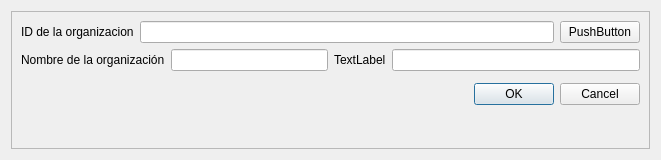
<?xml version="1.0" encoding="UTF-8"?>
<ui version="4.0">
 <class>Dialog</class>
 <widget class="QDialog" name="Dialog">
  <property name="geometry">
   <rect>
    <x>0</x>
    <y>0</y>
    <width>661</width>
    <height>160</height>
   </rect>
  </property>
  <property name="windowTitle">
   <string>Dialog</string>
  </property>
  <layout class="QVBoxLayout" name="verticalLayout">
   <item>
    <widget class="QFrame" name="frame">
     <property name="frameShape">
      <enum>QFrame::StyledPanel</enum>
     </property>
     <property name="frameShadow">
      <enum>QFrame::Raised</enum>
     </property>
     <layout class="QVBoxLayout" name="verticalLayout_2">
      <item>
       <layout class="QHBoxLayout" name="horizontalLayout">
        <item>
         <widget class="QLabel" name="label">
          <property name="text">
           <string>ID de la organizacion</string>
          </property>
         </widget>
        </item>
        <item>
         <widget class="QLineEdit" name="lnd_id_org"/>
        </item>
        <item>
         <widget class="QPushButton" name="pushButton">
          <property name="text">
           <string>PushButton</string>
          </property>
         </widget>
        </item>
       </layout>
      </item>
      <item>
       <layout class="QHBoxLayout" name="horizontalLayout_2">
        <item>
         <layout class="QFormLayout" name="formLayout">
          <item row="0" column="0">
           <widget class="QLabel" name="label_2">
            <property name="text">
             <string>Nombre de la organización</string>
            </property>
           </widget>
          </item>
          <item row="0" column="1">
           <widget class="QLineEdit" name="lnd_nom_org"/>
          </item>
         </layout>
        </item>
        <item>
         <layout class="QFormLayout" name="formLayout_2">
          <item row="0" column="0">
           <widget class="QLabel" name="label_3">
            <property name="text">
             <string>TextLabel</string>
            </property>
           </widget>
          </item>
          <item row="0" column="1">
           <widget class="QLineEdit" name="lineEdit"/>
          </item>
         </layout>
        </item>
       </layout>
      </item>
      <item>
       <widget class="QDialogButtonBox" name="buttonBox">
        <property name="orientation">
         <enum>Qt::Horizontal</enum>
        </property>
        <property name="standardButtons">
         <set>QDialogButtonBox::Cancel|QDialogButtonBox::Ok</set>
        </property>
       </widget>
      </item>
      <item>
       <widget class="QLabel" name="label_4">
        <property name="text">
         <string/>
        </property>
       </widget>
      </item>
     </layout>
    </widget>
   </item>
  </layout>
 </widget>
 <resources/>
 <connections>
  <connection>
   <sender>buttonBox</sender>
   <signal>accepted()</signal>
   <receiver>Dialog</receiver>
   <slot>accept()</slot>
   <hints>
    <hint type="sourcelabel">
     <x>248</x>
     <y>254</y>
    </hint>
    <hint type="destinationlabel">
     <x>157</x>
     <y>274</y>
    </hint>
   </hints>
  </connection>
  <connection>
   <sender>buttonBox</sender>
   <signal>rejected()</signal>
   <receiver>Dialog</receiver>
   <slot>reject()</slot>
   <hints>
    <hint type="sourcelabel">
     <x>316</x>
     <y>260</y>
    </hint>
    <hint type="destinationlabel">
     <x>286</x>
     <y>274</y>
    </hint>
   </hints>
  </connection>
 </connections>
</ui>
